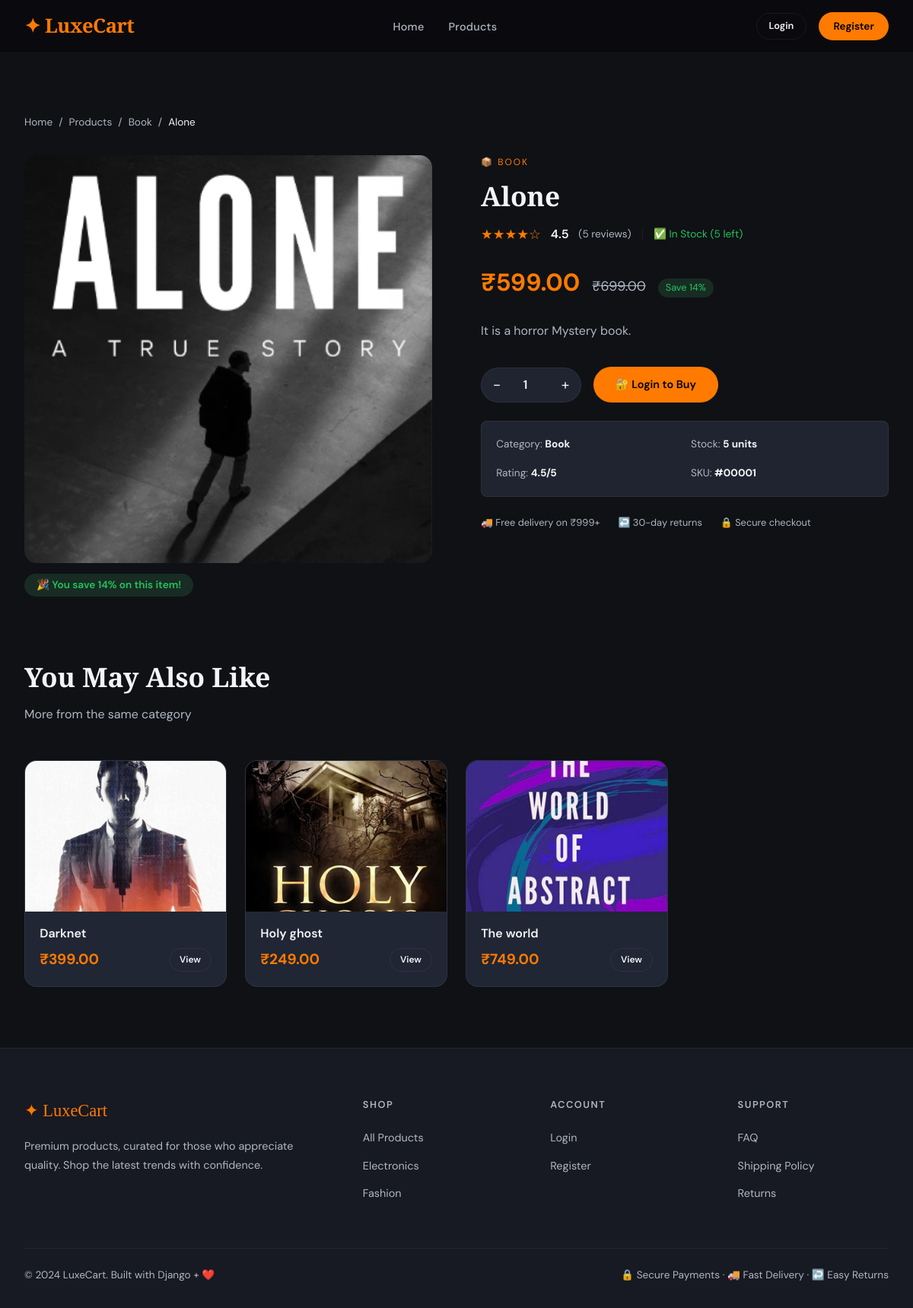
The app's page /products/book/ with its own data.
### store/models.py (models this page shows, shortened)
class Product(models.Model):
    category = models.ForeignKey(Category, on_delete=models.SET_NULL, null=True, related_name='products')
    name = models.CharField(max_length=200)
    slug = models.SlugField(unique=True)
    description = models.TextField()
    price = models.DecimalField(max_digits=10, decimal_places=2)
    original_price = models.DecimalField(max_digits=10, decimal_places=2, null=True, blank=True)
    stock = models.PositiveIntegerField(default=0)
    image = models.ImageField(upload_to='products/', blank=True)
    image_url = models.URLField(blank=True)  # fallback for demo images
    rating = models.DecimalField(max_digits=3, decimal_places=1, default=4.5)
    review_count = models.PositiveIntegerField(default=0)
    is_featured = models.BooleanField(default=False)
    is_active = models.BooleanField(default=True)
    created_at = models.DateTimeField(auto_now_add=True)
    @property
    def discount_percent(self):
        if self.original_price and self.original_price > self.price:
            return int(((self.original_price - self.price) / self.original_price) * 100)
        return 0
    @property
    def display_image(self):
        if self.image:
            return self.image.url
        return self.image_url or ''

class Category(models.Model):
    name = models.CharField(max_length=100)
    slug = models.SlugField(unique=True)
    icon = models.CharField(max_length=50, default='📦')
    class Meta:
        verbose_name_plural = 'Categories'

### store/views.py (the view)
# urls.py: path('products/<slug:slug>/', views.product_detail, name='product_detail'),
def product_detail(request, slug):
    product = get_object_or_404(Product, slug=slug, is_active=True)
    related = Product.objects.filter(category=product.category, is_active=True).exclude(id=product.id)[:4]
    return render(request, 'store/product_detail.html', {
        'product': product,
        'related': related,
    })

### store/context_processors.py (called while the page is built)
def cart_count(request):
    if request.user.is_authenticated:
        try:
            cart = Cart.objects.get(user=request.user)
            return {'cart_count': cart.item_count}
        except Cart.DoesNotExist:
            pass
    return {'cart_count': 0}

### store/templates/store/product_detail.html (shortened to what this page needs)
{% extends 'store/base.html' %}
{% block content %}
<div class="section">
  <div class="container">
    <div class="breadcrumb">
      <a href="{% url 'home' %}">Home</a> /
      <a href="{% url 'product_list' %}">Products</a> /
      {% if product.category %}<a href="{% url 'product_list' %}?category={{ product.category.slug }}">{{ product.category.name }}</a> /{% endif %}
      <span>{{ product.name }}</span>
    </div>
    <div class="product-detail-grid">
      <div>
        <div class="product-detail-img">
          {% if product.display_image %}
          <img src="{{ product.display_image }}" alt="{{ product.name }}">
          {% else %}
          <div style="width:100%;height:100%;display:flex;align-items:center;justify-content:center;font-size:6rem;background:var(--bg3);">🛍️</div>
          {% endif %}
        </div>
        {% if product.discount_percent %}
        <div style="margin-top:1rem;">
          <span style="background:rgba(78,203,113,0.15);color:var(--success);padding:0.4rem 1rem;border-radius:50px;font-size:0.85rem;font-weight:600;">
            🎉 You save {{ product.discount_percent }}% on this item!
          </span>
        </div>
        {% endif %}
      </div>
      <div class="product-detail-info">
        {% if product.category %}<div class="category-tag">{{ product.category.icon }} {{ product.category.name }}</div>{% endif %}
        <h1 class="product-detail-title">{{ product.name }}</h1>
        <div style="display:flex;align-items:center;gap:0.8rem;margin-bottom:1.5rem;">
          <div style="color:var(--accent);font-size:1.1rem;">★★★★{% if product.rating >= 5 %}★{% else %}☆{% endif %}</div>
          <span style="font-weight:600;">{{ product.rating }}</span>
          <span style="color:var(--text2);font-size:0.85rem;">({{ product.review_count }} reviews)</span>
          <span style="color:var(--border);">|</span>
          {% if product.stock > 0 %}
          <span class="stock-badge in">✅ In Stock ({{ product.stock }} left)</span>
          {% else %}
          <span class="stock-badge out">❌ Out of Stock</span>
          {% endif %}
        </div>
        <div class="price-block">
          <span class="price-main">₹{{ product.price }}</span>
          {% if product.original_price %}
          <span class="price-old">₹{{ product.original_price }}</span>
          <span class="price-save">Save {{ product.discount_percent }}%</span>
          {% endif %}
        </div>
        <p class="product-desc">{{ product.description }}</p>
        {% if product.stock > 0 %}
        <form method="post" action="{% url 'add_to_cart' product.id %}">
          <div class="qty-add-row">
            <div class="qty-input-wrap">
              <button type="button" class="qty-btn" data-action="dec">−</button>
              <input type="number" name="quantity" id="qty-input" class="qty-input" value="1" min="1" max="{{ product.stock }}">
              <button type="button" class="qty-btn" data-action="inc">+</button>
            </div>
            {% if user.is_authenticated %}
            <button type="submit" class="btn btn-primary add-to-cart-btn" data-product-id="{{ product.id }}">
              🛒 Add to Cart
            </button>
            {% else %}
            <a href="{% url 'login' %}?next={{ request.path }}" class="btn btn-primary">
              🔐 Login to Buy
            </a>
            {% endif %}
          </div>
        </form>
        {% else %}
        <button class="btn btn-outline" disabled style="cursor:not-allowed;opacity:0.5;">Out of Stock</button>
        {% endif %}
        <div style="background:var(--bg3);border:1px solid var(--border);border-radius:var(--radius-sm);padding:1.2rem;margin-top:1.5rem;">
          <div style="display:grid;grid-template-columns:1fr 1fr;gap:1rem;font-size:0.85rem;">
            {% if product.category %}<div><span style="color:var(--text2);">Category:</span> <strong>{{ product.category.name }}</strong></div>{% endif %}
            <div><span style="color:var(--text2);">Stock:</span> <strong>{{ product.stock }} units</strong></div>
            <div><span style="color:var(--text2);">Rating:</span> <strong>{{ product.rating }}/5</strong></div>
            <div><span style="color:var(--text2);">SKU:</span> <strong>#{{ product.id|stringformat:"05d" }}</strong></div>
          </div>
        </div>
        <div style="display:flex;gap:1.5rem;margin-top:1.5rem;flex-wrap:wrap;">
          <span style="font-size:0.8rem;color:var(--text2);">🚚 Free delivery on ₹999+</span>
          <span style="font-size:0.8rem;color:var(--text2);">↩️ 30-day returns</span>
          <span style="font-size:0.8rem;color:var(--text2);">🔒 Secure checkout</span>
        </div>
      </div>
    </div>
    {% if related %}
    <div style="margin-top:5rem;">
      <h2 class="section-title">You May Also Like</h2>
      <p class="section-sub">More from the same category</p>
      <div class="product-grid">
        {% for p in related %}
        <div class="product-card">
          {% if p.discount_percent %}<div class="product-badge">-{{ p.discount_percent }}%</div>{% endif %}
          <a href="{% url 'product_detail' p.slug %}">
            <div class="product-img-wrap">
              {% if p.display_image %}<img src="{{ p.display_image }}" alt="{{ p.name }}" loading="lazy">
              {% else %}<div style="width:100%;height:100%;display:flex;align-items:center;justify-content:center;font-size:3rem;">🛍️</div>{% endif %}
            </div>
          </a>
          <div class="product-info">
            <div class="product-name">{{ p.name }}</div>
            <div class="product-price-row">
              <span class="product-price">₹{{ p.price }}</span>
              <a href="{% url 'product_detail' p.slug %}" class="btn btn-sm btn-outline" style="padding:0.3rem 0.8rem;font-size:0.75rem;">View</a>
            </div>
          </div>
        </div>
        {% endfor %}
      </div>
    </div>
    {% endif %}
  </div>
</div>
{% endblock %}

### store/static/store/css/main.css (style rules this page uses)
:root { --bg: #0f1115; --bg2: #171923; --bg3: #1f2430; --card: #202634; --border: rgba(255,255,255,0.06); --accent: #ff7a00; --accent2: #ff9a3c; --text: #f3f4f6; --text2: #b0b7c3; --text3: #7b8494; --success: #22c55e; --danger: #ef4444; --info: #38bdf8; --radius: 16px; --radius-sm: 8px; --shadow: 0 10px 30px rgba(0,0,0,0.35); --glow: 0 0 30px rgba(255,122,0,0.18); }
*, *::before, *::after { box-sizing: border-box; margin: 0; padding: 0; }
html { scroll-behavior: smooth; }
body { font-family: 'DM Sans', sans-serif; background: var(--bg); color: var(--text); min-height: 100vh; line-height: 1.6; }
a { text-decoration: none; color: inherit; }
img { max-width: 100%; }
input, select, textarea, button { font-family: inherit; }
.btn { padding: 0.75rem 1.8rem; border-radius: 50px; font-size: 0.9rem; font-weight: 600; cursor: pointer; border: none; display: inline-flex; align-items: center; gap: 0.5rem; transition: all 0.25s; text-decoration: none; }
.btn-primary { background: var(--accent); color: #000; }
.btn-outline { background: transparent; color: var(--text); border: 1px solid var(--border); }
.btn-sm { padding: 0.4rem 1rem; font-size: 0.8rem; }
.section { padding: 5rem 2rem; }
.section-title { font-family: 'Playfair Display', serif; font-size: 2.2rem; font-weight: 700; margin-bottom: 0.5rem; }
.section-sub { color: var(--text2); margin-bottom: 3rem; }
.container { max-width: 1200px; margin: 0 auto; }
.product-grid { display: grid; grid-template-columns: repeat(auto-fill, minmax(260px, 1fr)); gap: 1.5rem; }
.product-card { background: var(--card); border: 1px solid var(--border); border-radius: var(--radius); overflow: hidden; transition: all 0.3s; cursor: pointer; position: relative; }
.product-img-wrap { aspect-ratio: 4/3; background: var(--bg3); overflow: hidden; position: relative; }
.product-img-wrap img { width: 100%; height: 100%; object-fit: cover; transition: transform 0.4s; }
.product-badge { position: absolute; top: 12px; left: 12px; background: var(--accent); color: #000; font-size: 0.7rem; font-weight: 700; padding: 3px 10px; border-radius: 50px; }
.product-info { padding: 1.2rem; }
.product-name { font-size: 1rem; font-weight: 600; margin-bottom: 0.5rem; line-height: 1.3; }
.product-price-row { display: flex; align-items: center; justify-content: space-between; gap: 0.5rem; }
.product-price { font-size: 1.2rem; font-weight: 700; color: var(--accent); }
.product-detail-grid { display: grid; grid-template-columns: 1fr 1fr; gap: 4rem; align-items: start; }
.product-detail-img { border-radius: var(--radius); overflow: hidden; background: var(--bg3); aspect-ratio: 1; }
.product-detail-img img { width: 100%; height: 100%; object-fit: cover; }
.product-detail-info .category-tag { font-size: 0.75rem; color: var(--accent); text-transform: uppercase; letter-spacing: 2px; margin-bottom: 0.8rem; }
.product-detail-title { font-family: 'Playfair Display', serif; font-size: 2.2rem; font-weight: 700; line-height: 1.2; margin-bottom: 1rem; }
.price-block { display: flex; align-items: baseline; gap: 1rem; margin-bottom: 1.5rem; }
.price-main { font-size: 2rem; font-weight: 700; color: var(--accent); }
.price-old { font-size: 1.1rem; color: var(--text2); text-decoration: line-through; }
.price-save { background: rgba(78,203,113,0.15); color: var(--success); font-size: 0.8rem; padding: 2px 10px; border-radius: 50px; }
.product-desc { color: var(--text2); line-height: 1.8; margin-bottom: 2rem; }
.qty-add-row { display: flex; gap: 1rem; align-items: center; margin-bottom: 1.5rem; flex-wrap: wrap; }
.qty-input-wrap { display: flex; align-items: center; background: var(--bg3); border: 1px solid var(--border); border-radius: 50px; overflow: hidden; }
.qty-btn { background: none; border: none; color: var(--text); width: 40px; height: 44px; font-size: 1.2rem; cursor: pointer; transition: color 0.2s; }
.qty-input { background: none; border: none; color: var(--text); text-align: center; width: 50px; font-size: 1rem; font-weight: 600; outline: none; }
.stock-badge { display: inline-flex; align-items: center; gap: 0.4rem; font-size: 0.85rem; }
.stock-badge.in { color: var(--success); }
.breadcrumb { display: flex; align-items: center; gap: 0.5rem; font-size: 0.85rem; color: var(--text2); margin-bottom: 2rem; }
.breadcrumb a { color: var(--text2); }
.breadcrumb span { color: var(--text); }

### records on screen
Product: category.name "Book", name "Alone", display_image (picture), discount_percent "14", category.icon "📦", category.name "BOOK", rating "4.5", review_count "5", stock "5", price "599.00", original_price "699.00", description "It is a horror Mystery book.", id "00001"
Product: display_image (picture), name "Darknet", price "399.00"
Product: display_image (picture), name "Holy ghost", price "249.00"
Product: display_image (picture), name "The world", price "749.00"
